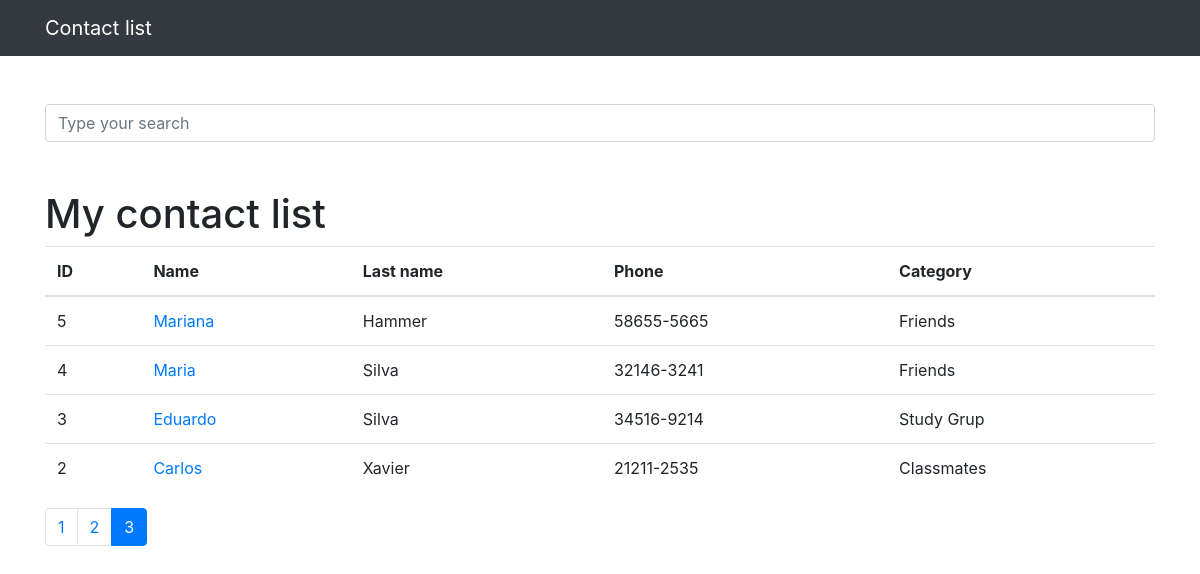
Page /?p=3&word= on the committed database.
### contacts/models.py (models this page shows, shortened)
class Contact(models.Model):
    name = models.CharField(max_length=255)
    last_name = models.CharField(max_length=255, blank=True)
    phone_number = models.CharField(max_length=255)
    email = models.CharField(max_length=255, blank=True)
    creation_date = models.DateTimeField(default=timezone.now)
    description = models.TextField(blank=True)
    category = models.ForeignKey(Category, on_delete=models.DO_NOTHING)
    show = models.BooleanField(default=True)
    picture = models.ImageField(blank=True, upload_to='pictures/%Y/%m')

class Category(models.Model):
    name = models.CharField(max_length=255)
    def __str__(self):
        return self.name

### contacts/views.py (the view)
# urls.py: path('', views.index, name='index'),
def index(request):
    contacts = Contact.objects.order_by('-id').filter(
        show=True
    )
    paginator = Paginator(contacts, 10)
    page = request.GET.get('p')
    contacts = paginator.get_page(page)
    return render(request, 'contacts/index.html', {
        'contacts': contacts
    })

### contacts/templates/contacts/index.html
{% extends 'base.html' %}
{%block content%}
 <h1 class="mt-5">My contact list</h1>
        <table class="table">
          <thead>
            <tr>
              <th>ID</th>
              <th>Name</th>
              <th>Last name</th>
              <th>Phone</th>
              <th>Category</th>
            </tr>
          </thead>
          <tbody>
            {% for contact in contacts %}
              <tr>
                <td>{{contact.id}}</td>
                <td>
                  <a href="{% url 'views_contact' contact.id %}"> {{ contact.name }}</a>
                </td>
                <td>{{ contact.last_name }}</td>
                <td>{{ contact.phone_number }}</td>
                <td>{{ contact.category }}</td>
              </tr>
            {% endfor %}
          </tbody>
        </table>
<nav aria-label="Page navigation example">
  <ul class="pagination">
    {% for page in contacts.paginator.page_range %}
      {% if contacts.number == page %}
        <li class="page-item active"><a class="page-link" href="?p={{ page }}&word={{ request.GET.word }}">{{page}}</a></li>
      {% else %}
       <li class="page-item"><a class="page-link" href="?p={{ page }}&word={{ request.GET.word }}">{{page}}</a></li>
      {% endif %}
    {% endfor %}
  </ul>
</nav>
{%endblock%}

### rows in the picture
Contact: id "5", name "Mariana", last_name "Hammer", phone_number "58655-5665", category "Friends"
Contact: id "4", name "Maria", last_name "Silva", phone_number "32146-3241", category "Friends"
Contact: id "3", name "Eduardo", last_name "Silva", phone_number "34516-9214", category "Study Grup"
Contact: id "2", name "Carlos", last_name "Xavier", phone_number "21211-2535", category "Classmates"

### other values in the picture
{{ page }} "1" "2"
{{ page }} "3"
